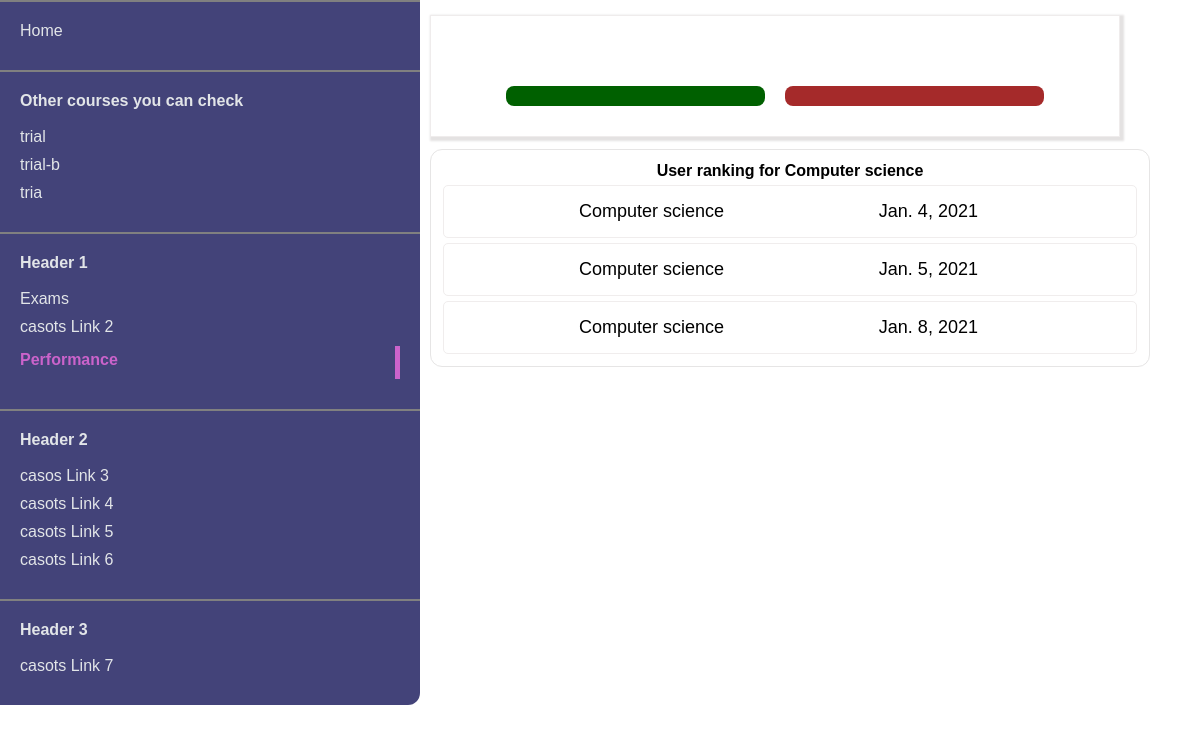
The page /leaderboard/jhr3uhijjfijjhw/ on the database its author committed.
### courses/models.py (models this page shows, shortened)
class Courses(models.Model):
    category = models.ForeignKey(Category, related_name = 'courses', on_delete=models.CASCADE)
    name = models.CharField(max_length=250,)
    body = models.TextField()
    description =RichTextField()
    slug=models.SlugField(max_length=250,unique=True)
    images = models.ImageField(upload_to='courses/', null=True)
    class Meta:
        ordering=('name',)
        verbose_name = 'course'
        verbose_name_plural = 'courses'

class Leadership_board(models.Model):
    user = models.CharField(max_length=60, blank=True)
    score = models.IntegerField( blank=True)
    course = models.CharField(max_length=50, blank=True)
    date = models.DateField(blank=True)
    last_renewal = models.DateField()
    trials = models.IntegerField(default=0)

### courses/views.py (the view)
# urls.py: path('leaderboard/<str:quiz>/', views.leadership_board, name='leadership_board'),
def leadership_board(request, quiz):
    quizName = str(quiz)
    course_name = Courses.objects.filter(slug=quizName).first()
    course_category = course_name.category.name
    related_quiz = Quiz.objects.filter(course__category__name=course_category).all()
    listit = list(related_quiz)
    related_quizzes = []
    for i in listit:
        if i.course.slug == quizName:
            pass
        else:
            related_quizzes.append(i.course.slug)
    ranked_performance = Leadership_board.objects.all().filter(course=course_name.name).order_by('-score')
    return render(request, 'quizTest/ranked_performance.html', {'user_performances': ranked_performance, 'related_quizzes': related_quizzes})

### templates/quizTest/ranked_performance.html (shortened to what this page needs)
{% load static %}
<!DOCTYPE html>
<html>
    <head>
        <link rel='stylesheet' href='{% static "quizTest/quiz_nav.css" %}'>
    </head>
    <body>
         <nav id='nav'>
            <div id='nav_house'>
                <div>
                    <p><a href='{% url "courses:home" %}'>Home</a></p>
                </div>
                {% if related_quizzes %}
                <div>
                    <h4> Other courses you can check</h4>
                    <br>
                    {% for related_quiz in related_quizzes %}
                        <p><a href='{% url "courses:leadership_board" related_quiz %}'>{{ related_quiz }}</a></p>
                    {% endfor %}
                </div>
                {% endif %}
                <div>
                    <h4>Header 1</h4>
                    <br>
                    <a href='#'><p>Exams</p></a>
                    <p><a href='#'>casots Link 2</a></p>
                    <p  class='active'>Performance</p>
                </div>
                <div>
                    <h4>Header 2</h4>
                    <br>
                    <p><a href='#'>casos Link 3</a></p>
                    <p><a href='#'>casots Link 4</a></p>
                    <p><a href='#'>casots Link 5</a></p>
                    <p><a href='#'>casots Link 6</a></p>
                </div>
                <div>
                    <h4>Header 3</h4>
                    <br>
                    <p><a href='#'>casots Link 7</a></p>
                </div>
            </div>
        </nav>
        <br>
        <div class='main_body'>
        <div id='score_container'>
                <div id='score'>
                </div>
            <div id='user_course'>
                <div id='user'>
                </div>
                <div id='course'>
                </div>
        </div>
           <br>
        </div>
        <div id='history'>
            <p style='text-align: center;'><strong>User ranking for {{user_performances.0.course }}</strong> </p>
            {% if user_performances %}
            {% for performance in user_performances %}
                <div class='summary' data-score='{{ performance.score }}' data-course='{{ performance.course }}' data-date='{{ performance.date }}' data-user='{{ performance.user }}'>
                    <p class='short'>{{ performance.course }}</p>
                    <p class='short'>{{ performance.date }}</p>
                </div>
            {% endfor %}
            {% else %}
                <div class='summary'>
                    <p><strong>No History yet</strong></p>
                </div>
            {% endif %}
        </div>
    </div>
    </body>
</html>

### static/quizTest/quiz_nav.css (style rules this page uses)
#nav { background-color: rgb(67, 67, 121); color: rgb(226, 229, 232); width: 35%; border-bottom-right-radius: 12px; }
#nav a { text-decoration: none; color: rgb(226, 229, 232); }
#nav p { margin-bottom: 10px; }
#nav_house div { padding: 20px; border-top: 2px solid grey; }
#nav_house .active { color: rgb(203, 99, 203); padding-top: 5px; font-weight: bolder; padding-bottom: 10px; border-right: 5px solid rgb(203, 99, 203); }

### templates/quizTest/ranked_performance.html (style rules this page uses)
* { margin: 0px; }
body { font-family: Helvetica, sans-serif, Arial; display: flex; flex-wrap: wrap; }
#score_container { background-color: white; border: 1px solid rgb(239, 236, 236); padding: 20px; box-shadow: 2px 2px 2px 2px rgb(228, 226, 226); display: flex; flex-wrap: wrap; width: 90%; }
#score { width: 90%; padding-top: 20px; padding-bottom: 20px; border-radius: 5px; background-color: white; text-align: center; font-size: 2em; margin: auto; }
#user_course { width: 100%; margin: auto; display: flex; color: rgb(255, 238, 238); flex-wrap: wrap; justify-content: center; }
#user, #course { width: 40%; text-align: center; margin: 10px; padding-top: 10px; padding-bottom: 10px; border-radius: 8px; }
#user { background-color: rgb(0, 96, 0); }
#course { background-color: brown; }
#history { border: 1px solid rgb(230, 229, 229); border-radius: 12px; margin-top: 12px; justify-content: center; align-items: center; padding: 12px; }
.summary { display: flex; flex-wrap: wrap; justify-content: center; align-items: center; padding-top: 15px; padding-bottom: 15px; border: 1px solid rgb(240, 237, 237); border-radius: 5px; margin-top: 5px; cursor: pointer; }
.summary .short { width: 40%; text-align: center; font-size: large; }
.main_body { width: 101%; margin-top: 15px; justify-content: center; }
@media (min-width: 799px) { .main_body { width:60%; margin-left: 10px; } }

### rows shown on the page
Courses: related_quizzes "trial"
Courses: related_quizzes "trial-b"
Courses: related_quizzes "tria"
Leadership_board: course "Computer science", date "Jan. 4, 2021"
Leadership_board: course "Computer science", date "Jan. 5, 2021"
Leadership_board: course "Computer science", date "Jan. 8, 2021"
